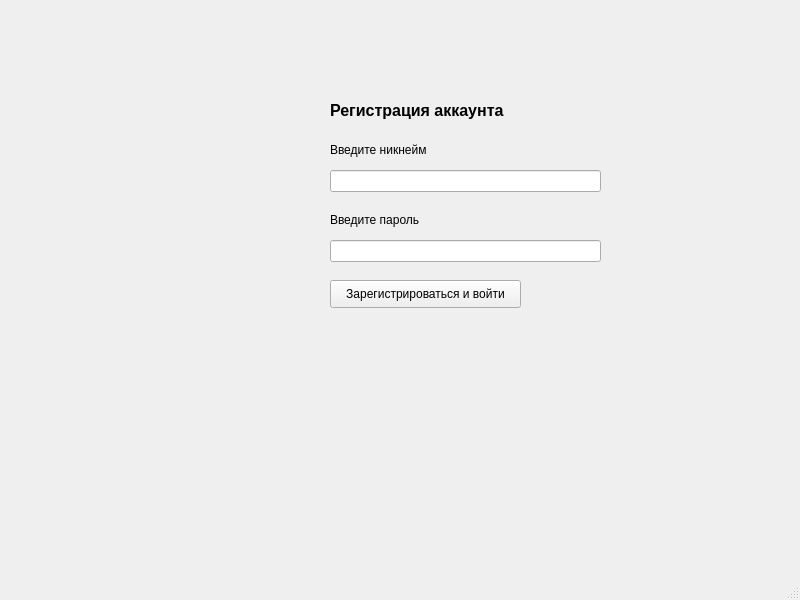
<?xml version="1.0" encoding="UTF-8"?>
<ui version="4.0">
 <class>MainWindow</class>
 <widget class="QMainWindow" name="MainWindow">
  <property name="geometry">
   <rect>
    <x>0</x>
    <y>0</y>
    <width>800</width>
    <height>600</height>
   </rect>
  </property>
  <property name="windowTitle">
   <string>MainWindow</string>
  </property>
  <widget class="QWidget" name="centralwidget">
   <widget class="QLabel" name="nickname_account_registration">
    <property name="geometry">
     <rect>
      <x>330</x>
      <y>80</y>
      <width>261</width>
      <height>61</height>
     </rect>
    </property>
    <property name="text">
     <string>&lt;html&gt;&lt;head/&gt;&lt;body&gt;&lt;p&gt;&lt;span style=&quot; font-size:12pt; font-weight:600;&quot;&gt;Регистрация аккаунта&lt;/span&gt;&lt;/p&gt;&lt;/body&gt;&lt;/html&gt;</string>
    </property>
   </widget>
   <widget class="QLabel" name="text_about_nickname">
    <property name="geometry">
     <rect>
      <x>330</x>
      <y>140</y>
      <width>191</width>
      <height>20</height>
     </rect>
    </property>
    <property name="text">
     <string>&lt;html&gt;&lt;head/&gt;&lt;body&gt;&lt;p&gt;&lt;span style=&quot; font-size:9pt;&quot;&gt;Введите никнейм&lt;/span&gt;&lt;/p&gt;&lt;/body&gt;&lt;/html&gt;</string>
    </property>
   </widget>
   <widget class="QLineEdit" name="nickname">
    <property name="geometry">
     <rect>
      <x>330</x>
      <y>170</y>
      <width>271</width>
      <height>22</height>
     </rect>
    </property>
    <property name="text">
     <string/>
    </property>
   </widget>
   <widget class="QLabel" name="text_about_password">
    <property name="geometry">
     <rect>
      <x>330</x>
      <y>210</y>
      <width>191</width>
      <height>20</height>
     </rect>
    </property>
    <property name="text">
     <string>&lt;html&gt;&lt;head/&gt;&lt;body&gt;&lt;p&gt;&lt;span style=&quot; font-size:9pt;&quot;&gt;Введите пароль&lt;/span&gt;&lt;/p&gt;&lt;/body&gt;&lt;/html&gt;</string>
    </property>
   </widget>
   <widget class="QLineEdit" name="password">
    <property name="geometry">
     <rect>
      <x>330</x>
      <y>240</y>
      <width>271</width>
      <height>22</height>
     </rect>
    </property>
    <property name="text">
     <string/>
    </property>
   </widget>
   <widget class="QPushButton" name="cdk">
    <property name="geometry">
     <rect>
      <x>330</x>
      <y>280</y>
      <width>191</width>
      <height>28</height>
     </rect>
    </property>
    <property name="text">
     <string>Зарегистрироваться и войти</string>
    </property>
   </widget>
  </widget>
  <widget class="QMenuBar" name="menubar">
   <property name="geometry">
    <rect>
     <x>0</x>
     <y>0</y>
     <width>800</width>
     <height>26</height>
    </rect>
   </property>
  </widget>
  <widget class="QStatusBar" name="statusbar"/>
 </widget>
 <resources/>
 <connections/>
</ui>
